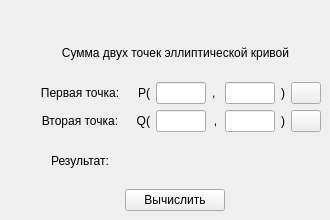
       <widget class="QWidget" name="tab_2">
        <attribute name="title">
         <string>Сумма точек</string>
        </attribute>
        <widget class="QWidget" name="gridLayoutWidget_3">
         <property name="geometry">
          <rect>
           <x>30</x>
           <y>30</y>
           <width>291</width>
           <height>181</height>
          </rect>
         </property>
         <layout class="QGridLayout" name="gridLayout_3" rowstretch="1,0,0,1,0" columnstretch="1,0,0,0,0,0,0">
          <item row="1" column="1">
           <widget class="QLabel" name="label_8">
            <property name="text">
             <string>P(</string>
            </property>
            <property name="alignment">
             <set>Qt::AlignRight|Qt::AlignTrailing|Qt::AlignVCenter</set>
            </property>
           </widget>
          </item>
          <item row="3" column="1" colspan="6">
           <widget class="QLabel" name="resultSum">
            <property name="text">
             <string/>
            </property>
            <property name="alignment">
             <set>Qt::AlignCenter</set>
            </property>
           </widget>
          </item>
          <item row="2" column="0">
           <widget class="QLabel" name="label_9">
            <property name="text">
             <string>Вторая точка:</string>
            </property>
            <property name="alignment">
             <set>Qt::AlignCenter</set>
            </property>
           </widget>
          </item>
          <item row="2" column="1">
           <widget class="QLabel" name="label_10">
            <property name="text">
             <string>Q(</string>
            </property>
            <property name="alignment">
             <set>Qt::AlignRight|Qt::AlignTrailing|Qt::AlignVCenter</set>
            </property>
           </widget>
          </item>
          <item row="2" column="6">
           <widget class="QPushButton" name="randomPointButton_2">
            <property name="maximumSize">
             <size>
              <width>30</width>
              <height>16777215</height>
             </size>
            </property>
            <property name="text">
             <string/>
            </property>
            <property name="icon">
             <iconset>
              <normaloff>play.png</normaloff>play.png</iconset>
            </property>
           </widget>
          </item>
          <item row="1" column="3">
           <widget class="QLabel" name="label_11">
            <property name="text">
             <string>, </string>
            </property>
            <property name="alignment">
             <set>Qt::AlignCenter</set>
            </property>
           </widget>
          </item>
          <item row="2" column="5">
           <widget class="QLabel" name="label_14">
            <property name="text">
             <string>)</string>
            </property>
           </widget>
          </item>
          <item row="1" column="0">
           <widget class="QLabel" name="label_7">
            <property name="text">
             <string>Первая точка:</string>
            </property>
            <property name="textFormat">
             <enum>Qt::AutoText</enum>
            </property>
            <property name="alignment">
             <set>Qt::AlignCenter</set>
            </property>
           </widget>
          </item>
          <item row="3" column="0">
           <widget class="QLabel" name="label_15">
            <property name="text">
             <string>Результат:</string>
            </property>
            <property name="alignment">
             <set>Qt::AlignCenter</set>
            </property>
           </widget>
          </item>
          <item row="1" column="2">
           <widget class="QLineEdit" name="xSumLineEdit_1">
            <property name="maximumSize">
             <size>
              <width>50</width>
              <height>16777215</height>
             </size>
            </property>
            <property name="alignment">
             <set>Qt::AlignRight|Qt::AlignTrailing|Qt::AlignVCenter</set>
            </property>
           </widget>
          </item>
          <item row="2" column="4">
           <widget class="QLineEdit" name="ySumLineEdit_2">
            <property name="maximumSize">
             <size>
              <width>50</width>
              <height>16777215</height>
             </size>
            </property>
            <property name="alignment">
             <set>Qt::AlignRight|Qt::AlignTrailing|Qt::AlignVCenter</set>
            </property>
           </widget>
          </item>
          <item row="1" column="5">
           <widget class="QLabel" name="label_12">
            <property name="text">
             <string>)</string>
            </property>
           </widget>
          </item>
          <item row="1" column="4">
           <widget class="QLineEdit" name="ySumLineEdit_1">
            <property name="maximumSize">
             <size>
              <width>50</width>
              <height>16777215</height>
             </size>
            </property>
            <property name="alignment">
             <set>Qt::AlignRight|Qt::AlignTrailing|Qt::AlignVCenter</set>
            </property>
           </widget>
          </item>
          <item row="1" column="6">
           <widget class="QPushButton" name="randomPointButton_1">
            <property name="maximumSize">
             <size>
              <width>30</width>
              <height>16777215</height>
             </size>
            </property>
            <property name="text">
             <string/>
            </property>
            <property name="icon">
             <iconset>
              <normaloff>play.png</normaloff>play.png</iconset>
            </property>
           </widget>
          </item>
          <item row="0" column="0" colspan="7">
           <widget class="QLabel" name="label_6">
            <property name="text">
             <string>Сумма двух точек эллиптической кривой</string>
            </property>
            <property name="alignment">
             <set>Qt::AlignCenter</set>
            </property>
           </widget>
          </item>
          <item row="2" column="2">
           <widget class="QLineEdit" name="xSumLineEdit_2">
            <property name="maximumSize">
             <size>
              <width>50</width>
              <height>16777215</height>
             </size>
            </property>
            <property name="alignment">
             <set>Qt::AlignRight|Qt::AlignTrailing|Qt::AlignVCenter</set>
            </property>
           </widget>
          </item>
          <item row="2" column="3">
           <widget class="QLabel" name="label_13">
            <property name="text">
             <string>,</string>
            </property>
            <property name="alignment">
             <set>Qt::AlignCenter</set>
            </property>
           </widget>
          </item>
          <item row="4" column="0" colspan="7">
           <layout class="QHBoxLayout" name="horizontalLayout_3">
            <item>
             <widget class="QPushButton" name="sumButton">
              <property name="maximumSize">
               <size>
                <width>100</width>
                <height>16777215</height>
               </size>
              </property>
              <property name="text">
               <string>Вычислить</string>
              </property>
              <property name="autoDefault">
               <bool>true</bool>
              </property>
             </widget>
            </item>
           </layout>
          </item>
         </layout>
        </widget>
       </widget>
